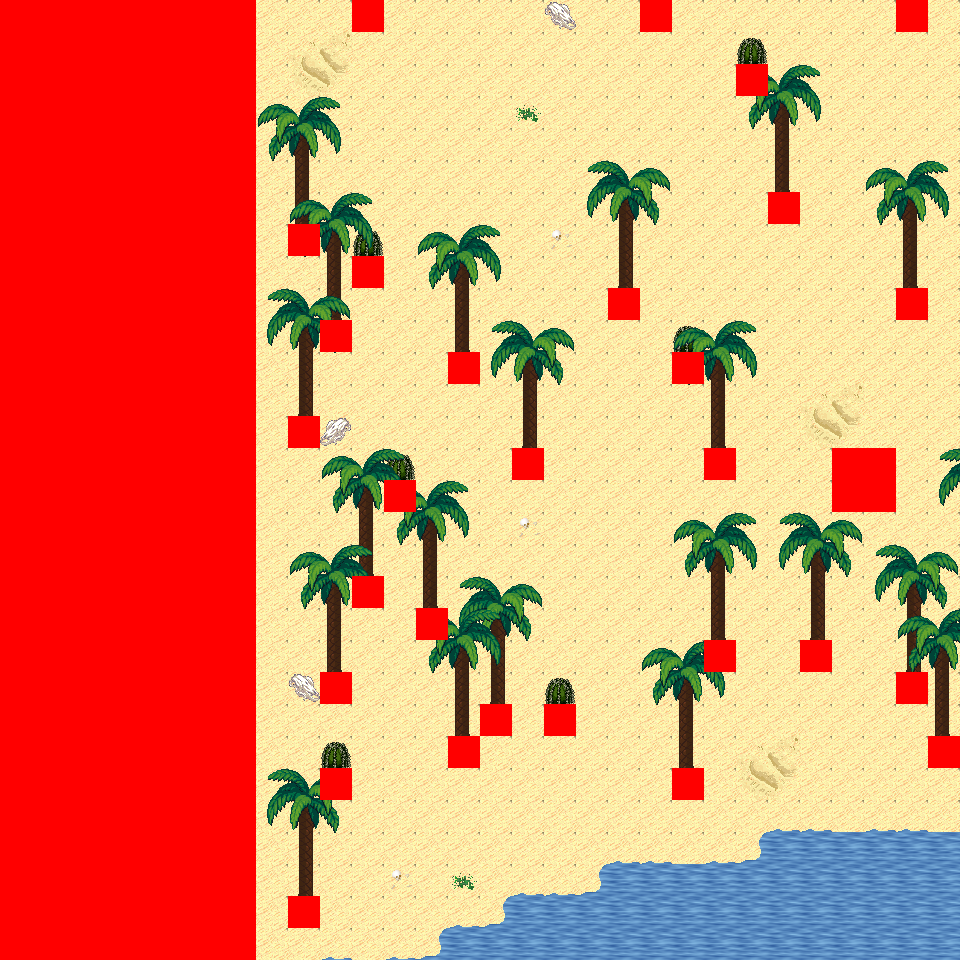

This is a level from a 2D game, rendered from its Tiled map with the project's own tilesets. A one-line summary and the map file follow, with tile-layer data summarised:
An orthogonal 30x30 tile map with 32x32 px tiles, 6 tile layers (Ground, Object, Object2, Above, ...), 27 tilesets and 5 objects (5x mapExit).

<map version="1.0" orientation="orthogonal" renderorder="right-down" width="30" height="30" tilewidth="32" tileheight="32" nextobjectid="6">
  <tileset firstgid="1" name="tileset_logic_collision" tilewidth="32" tileheight="32" tilecount="1" columns="1">
    <image source="../drawable/tileset_logic_collision.png" width="32" height="32" />
  </tileset>
  <tileset firstgid="2" name="tileset_ground_ground" tilewidth="32" tileheight="32" tilecount="33" columns="3">
    <image source="../drawable/tileset_ground_ground.png" width="96" height="352" />
  </tileset>
  <tileset firstgid="35" name="tileset_ground_water_pool" tilewidth="32" tileheight="32" tilecount="72" columns="3">
    <image source="../drawable/tileset_ground_water_pool.png" width="96" height="768" />
  </tileset>
  <tileset firstgid="107" name="tileset_ground_water_pool_corners" tilewidth="32" tileheight="32" tilecount="72" columns="3">
    <image source="../drawable/tileset_ground_water_pool_corners.png" width="96" height="768" />
  </tileset>
  <tileset firstgid="179" name="tileset_ground_grass_edges" tilewidth="32" tileheight="32" tilecount="36" columns="12">
    <image source="../drawable/tileset_ground_grass_edges.png" width="384" height="96" />
  </tileset>
  <tileset firstgid="215" name="tileset_plant_grasses" tilewidth="32" tileheight="32" tilecount="6" columns="3">
    <image source="../drawable/tileset_plant_grasses.png" width="96" height="64" />
  </tileset>
  <tileset firstgid="221" name="tileset_ground_grass_corners" tilewidth="32" tileheight="32" tilecount="24" columns="6">
    <image source="../drawable/tileset_ground_grass_corners.png" width="192" height="128" />
  </tileset>
  <tileset firstgid="245" name="tileset_plant_flower_daisy_white" tilewidth="32" tileheight="32" tilecount="8" columns="2">
    <image source="../drawable/tileset_plant_flower_daisy_white.png" width="64" height="128" />
  </tileset>
  <tileset firstgid="253" name="tileset_item_corpse_huge_animal" tilewidth="32" tileheight="32" tilecount="16" columns="2">
    <image source="../drawable/tileset_item_corpse_huge_animal.png" width="64" height="256" />
  </tileset>
  <tileset firstgid="269" name="tileset_plant_cactus" tilewidth="32" tileheight="32" tilecount="2" columns="1">
    <image source="../drawable/tileset_plant_cactus.png" width="32" height="64" />
  </tileset>
  <tileset firstgid="271" name="tileset_item_corpse_skull_pale" tilewidth="32" tileheight="32" tilecount="2" columns="2">
    <image source="../drawable/tileset_item_corpse_skull_pale.png" width="64" height="32" />
  </tileset>
  <tileset firstgid="273" name="tileset_logic_creature_animal" tilewidth="32" tileheight="32" tilecount="32" columns="8">
    <image source="../drawable/tileset_logic_creature_animal.png" width="256" height="128" />
  </tileset>
  <tileset firstgid="305" name="tileset_logic_creature_golem" tilewidth="32" tileheight="32" tilecount="4" columns="4">
    <image source="../drawable/tileset_logic_creature_golem.png" width="128" height="32" />
  </tileset>
  <tileset firstgid="309" name="tileset_logic_creature_elemental" tilewidth="32" tileheight="32" tilecount="16" columns="8">
    <image source="../drawable/tileset_logic_creature_elemental.png" width="256" height="64" />
  </tileset>
  <tileset firstgid="325" name="tileset_ground_water_pool_deep" tilewidth="32" tileheight="32" tilecount="72" columns="3">
    <image source="../drawable/tileset_ground_water_pool_deep.png" width="96" height="768" />
  </tileset>
  <tileset firstgid="397" name="tileset_plant_tree_palm_trees" tilewidth="32" tileheight="32" tilecount="40" columns="4">
    <image source="../drawable/tileset_plant_tree_palm_trees.png" width="128" height="320" />
  </tileset>
  <tileset firstgid="437" name="tileset_building_roof_straw" tilewidth="32" tileheight="32" tilecount="20" columns="5">
    <image source="../drawable/tileset_building_roof_straw.png" width="160" height="128" />
  </tileset>
  <tileset firstgid="457" name="tileset_item_sign_large" tilewidth="32" tileheight="32" tilecount="15" columns="5">
    <image source="../drawable/tileset_item_sign_large.png" width="160" height="96" />
  </tileset>
  <tileset firstgid="472" name="tileset_item_campfires" tilewidth="32" tileheight="32" tilecount="2" columns="2">
    <image source="../drawable/tileset_item_campfires.png" width="64" height="32" />
  </tileset>
  <tileset firstgid="474" name="tileset_item_firewood" tilewidth="32" tileheight="32" tilecount="12" columns="3">
    <image source="../drawable/tileset_item_firewood.png" width="96" height="128" />
  </tileset>
  <tileset firstgid="486" name="tileset_logic_item_corn" tilewidth="32" tileheight="32" tilecount="5" columns="5">
    <image source="../drawable/tileset_logic_item_corn.png" width="160" height="32" />
  </tileset>
  <tileset firstgid="491" name="tileset_plant_tree_umbrella_thorn" tilewidth="32" tileheight="32" tilecount="18" columns="6">
    <image source="../drawable/tileset_plant_tree_umbrella_thorn.png" width="192" height="96" />
  </tileset>
  <tileset firstgid="509" name="tileset_logic_item_fruits" tilewidth="32" tileheight="32" tilecount="16" columns="8">
    <image source="../drawable/tileset_logic_item_fruits.png" width="256" height="64" />
  </tileset>
  <tileset firstgid="525" name="tileset_ground_sand_2" tilewidth="32" tileheight="32" tilecount="15" columns="5">
    <image source="../drawable/tileset_ground_sand_2.png" width="160" height="96" />
  </tileset>
  <tileset firstgid="540" name="tileset_ground_sand_1" tilewidth="32" tileheight="32" tilecount="10" columns="2">
    <image source="../drawable/tileset_ground_sand_1.png" width="64" height="160" />
  </tileset>
  <tileset firstgid="550" name="tileset_logic_creature_reptile" tilewidth="32" tileheight="32" tilecount="7" columns="7">
    <image source="../drawable/tileset_logic_creature_reptile.png" width="224" height="32" />
  </tileset>
  <tileset firstgid="557" name="tileset_logic_creature_human_cannibal" tilewidth="32" tileheight="32" tilecount="4" columns="4">
    <image source="../drawable/tileset_logic_creature_human_cannibal.png" width="128" height="32" />
  </tileset>
  <layer name="Ground" width="30" height="30">
    <data>[900 cells, 900 non-empty, 14 distinct tile ids]</data>
  </layer>
  <layer name="Object" width="30" height="30">
    <data>[900 cells, 58 non-empty, 6 distinct tile ids]</data>
  </layer>
  <layer name="Object2" width="30" height="30">
    <data>[900 cells, 15 non-empty, 7 distinct tile ids]</data>
  </layer>
  <layer name="Above" width="30" height="30">
    <data>[900 cells, 247 non-empty, 29 distinct tile ids]</data>
  </layer>
  <layer name="Above2" width="30" height="30">
    <data>[900 cells, 31 non-empty, 14 distinct tile ids]</data>
  </layer>
  <layer name="Walkable" width="30" height="30">
    <data>[900 cells, 273 non-empty, 1 distinct tile ids]</data>
  </layer>
  <objectgroup name="MapEvents">
    <object id="1" name="north" type="mapExit" x="256" y="0" width="96" height="32">
      <properties>
        <property name="map" value="level_0_x277_y95" />
        <property name="x" value="8" />
        <property name="y" value="28" />
      </properties>
    </object>
    <object id="2" name="north2" type="mapExit" x="384" y="0" width="256" height="32">
      <properties>
        <property name="map" value="level_0_x277_y95" />
        <property name="x" value="12" />
        <property name="y" value="28" />
      </properties>
    </object>
    <object id="3" name="north3" type="mapExit" x="672" y="0" width="224" height="32">
      <properties>
        <property name="map" value="level_0_x277_y95" />
        <property name="x" value="21" />
        <property name="y" value="28" />
      </properties>
    </object>
    </objectgroup>
</map>
<!-- 2 of 5 objects omitted -->
